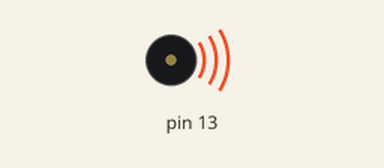
A sketch run on a simulated Arduino Uno, built with avr-gcc and run on an emulated ATmega328P. Parts: buzzer (waves = sounding).

Above: at 0.5 s.
Timing chart, 0 to 6.5 s (numbered marks = the images above):
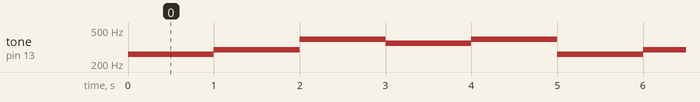

Measured:
- by itself, tone on pin 13: repeats every 5.0 s: 293 Hz 1.0 s, 392 Hz 1.0 s, 349 Hz 1.0 s, 392 Hz 1.0 s, 261 Hz 1.0 s

The sketch:

sound.ino
```cpp
// C++ code
//
void setup()
{
  pinMode(13, OUTPUT);
}

void loop()
{

  tone(13, 261,1000);
  delay(1000);
  tone(13, 293,1000);
  delay(1000);
  tone(13, 392, 1000);
  delay(1000);
  tone(13,349, 1000);
  delay(1000);
  tone(13, 392, 1000);
  delay(1000);
}
```
